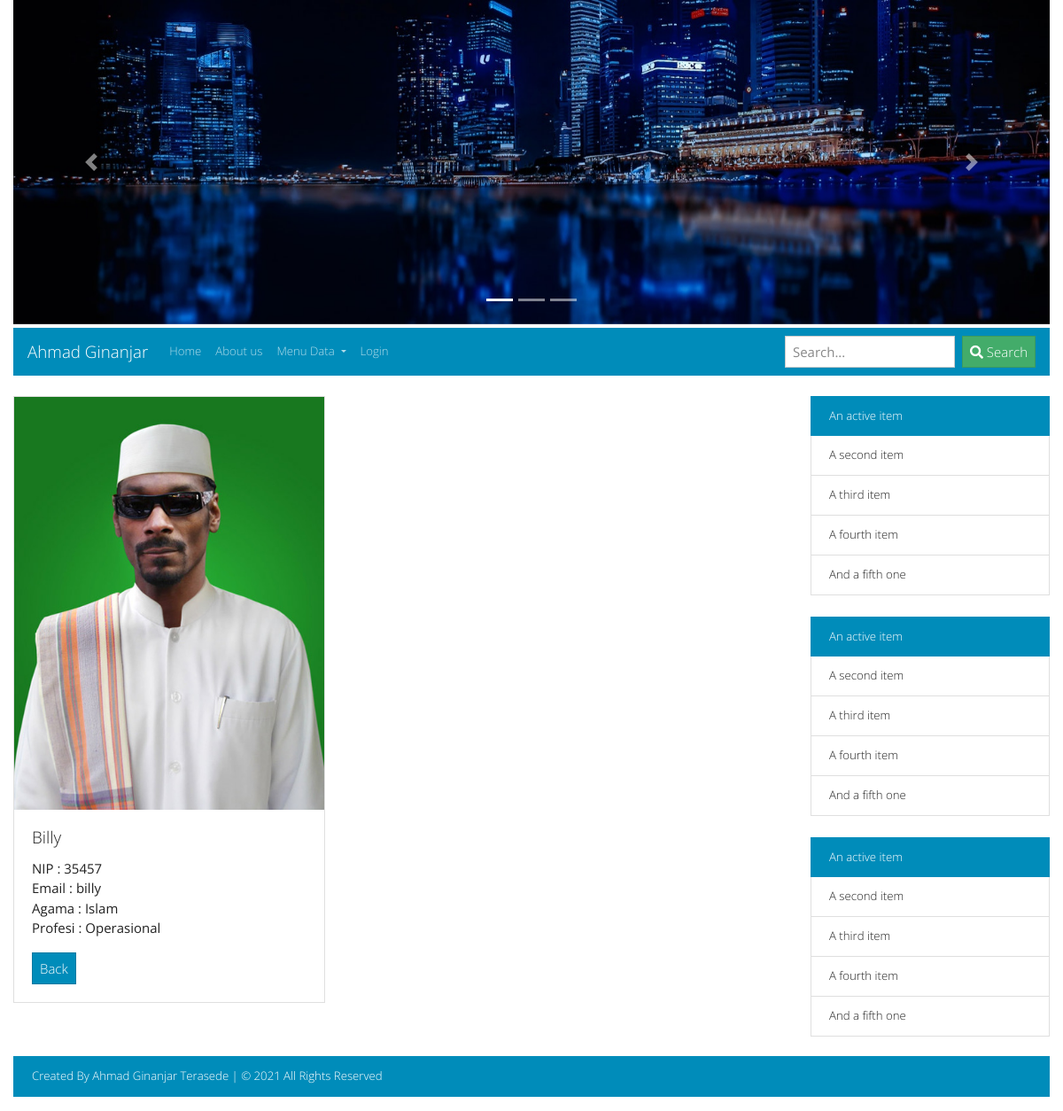
The page /index.php?hal=detailPegawai&id=9 on the database its author committed.
### tables this page shows
CREATE TABLE `pegawai` (
  `id` int(11) NOT NULL,
  `nip` varchar(5) NOT NULL,
  `nama` varchar(45) NOT NULL,
  `email` varchar(5) NOT NULL,
  `agama` enum('Islam','Kristen Katholik','Kristen Protestan','Hindu','Budha','Khonghucu') NOT NULL,
  `iddivisi` int(11) NOT NULL,
  `foto` varchar(30) DEFAULT NULL
);

CREATE TABLE `divisi` (
  `id` int(11) NOT NULL,
  `nama` varchar(50) NOT NULL
);

### models/Pegawai.php (called while the page is built, shortened)
<?php
class Pegawai
{
    private $koneksi;
    public function __construct()
    {
        global $dbh;
        $this->koneksi = $dbh;
    }
    public function getPegawai($id)
    {
        $sql = "SELECT pegawai.*, divisi.nama AS profesi FROM pegawai
                INNER JOIN divisi ON divisi.id = pegawai.iddivisi
                WHERE pegawai.id = ?";
        $ps = $this->koneksi->prepare($sql);
        $ps->execute([$id]);
        $rs = $ps->fetch();
        return $rs;
    }
}

### detailPegawai.php (the view)
<?php
require_once 'models/Pegawai.php';
$id = $_REQUEST['id'];
$obj = new Pegawai();
$rs = $obj->getPegawai($id);
?>
<div class="card" style="width: 22rem;">
    <?php
    $gambar = (!empty($rs['foto'])) ? $rs['foto'] : "foto_kosong.png";
    ?>
    <img src="img/foto_pegawai/<?= $gambar ?>" width="40%" class="card-img-top">
    <div class="card-body">
        <h5 class="card-title"><?= $rs['nama'] ?></h5>
        <p class="card-text">
            NIP : <?= $rs['nip'] ?>
            <br />Email : <?= $rs['email'] ?>
            <br />Agama : <?= $rs['agama'] ?>
            <br />Profesi : <?= $rs['profesi'] ?>
        </p>
        <a href="index.php?hal=dataPegawai" class="btn btn-primary">Back</a>
    </div>
</div>

### rows shown on the page
pegawai: foto (picture), nama "Billy", nip "35457", email "billy", agama "Islam", iddivisi.nama "Operasional"
